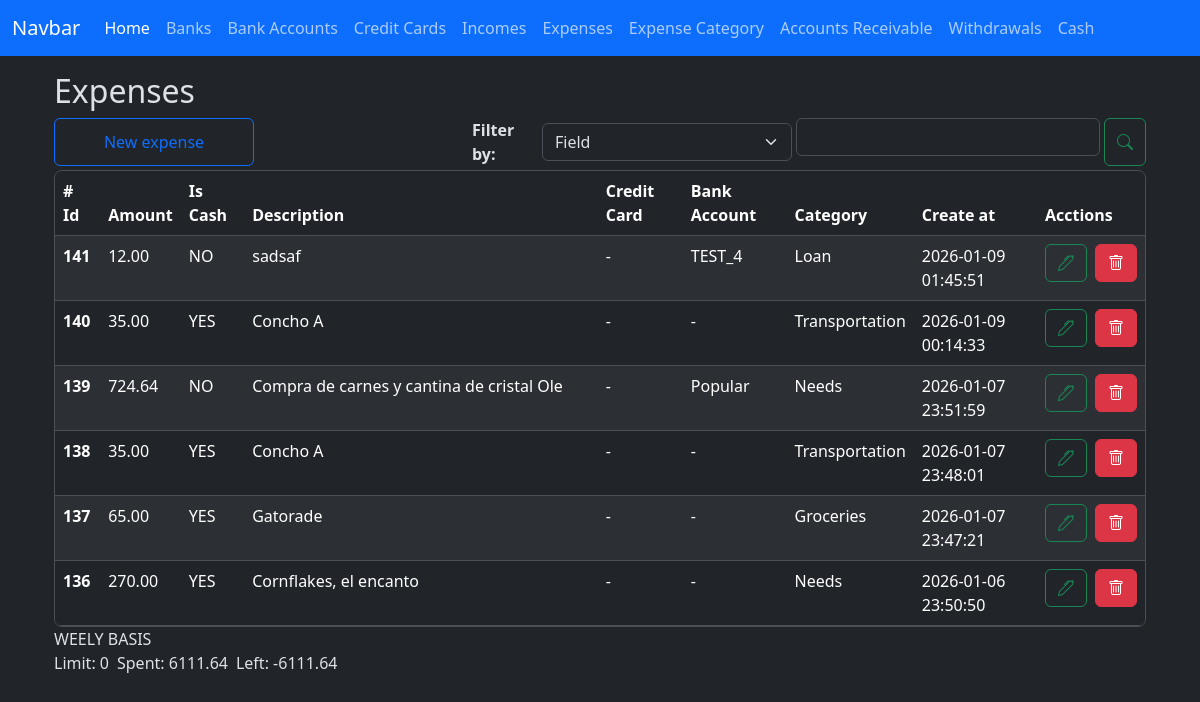
The app's page /expenses/index, older data.
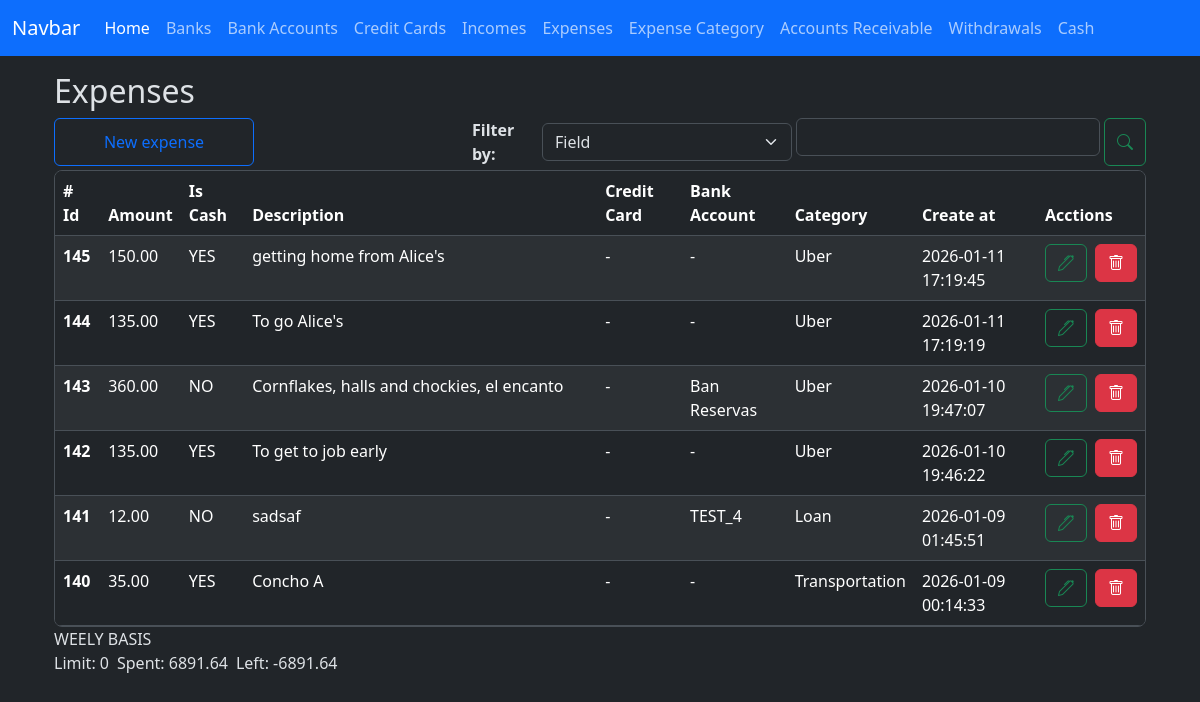
The same page, newer data.
### app/models/expense.py (models this page shows, shortened)
class Expense(db.Model):
    __tablename__ = 'expenses'
    id = db.Column(db.Integer, primary_key=True)
    amount = db.Column(db.Numeric(10,2), nullable=False)
    is_cash = db.Column(db.Boolean, nullable=False)
    credit_card_id = db.Column(db.Integer, db.ForeignKey('credit_cards.id'))
    bank_account_id = db.Column(db.Integer, db.ForeignKey('bank_accounts.id'))
    expense_category_id = db.Column(db.Integer, db.ForeignKey('expense_categories.id'))
    code = db.Column(db.String(50), nullable=False)
    description = db.Column(db.String(150), nullable=False)
    created_at = db.Column(db.DateTime(timezone=True), server_default=func.now())
    updated_at = db.Column(db.DateTime(timezone=True), onupdate=func.now())
    credit_card = relationship('CreditCard', back_populates='expenses')
    bank_account = relationship('BankAccount', back_populates='expenses')
    expense_category = relationship('ExpenseCategory', back_populates='expenses')

### app/models/bank_account.py (models this page shows)
class BankAccount(db.Model):
    __tablename__ = 'bank_accounts'
    id = db.Column(db.Integer, primary_key=True)
    nick_name = db.Column(db.String(120))
    amount_available = db.Column(db.Numeric(10, 2), nullable=False)
    is_active = db.Column(db.Boolean, default=True)
    account_number = db.Column(db.Integer, nullable=True)
    bank_id = db.Column(db.Integer, db.ForeignKey('banks.id'))
    created_at = db.Column(db.DateTime(timezone=True), server_default=func.now())
    updated_at = db.Column(db.DateTime(timezone=True), onupdate=func.now())
    bank = relationship('Bank', back_populates='bank_accounts')
    expenses = relationship('Expense', back_populates='bank_account', order_by='desc(Expense.created_at)')
    incomes = relationship('Income', back_populates='bank_account', order_by='desc(Income.created_at)')
    credit_card_payments = relationship('CreditCardPayment', back_populates='bank_account', order_by='desc(CreditCardPayment.created_at)')
    withdrawals = relationship('Withdrawal', back_populates='bank_account', order_by='desc(Withdrawal.created_at)')
    loans = relationship('Loan', back_populates='bank_account', order_by='desc(Loan.created_at)')
    loan_payments = relationship('LoanPayment', back_populates='bank_account', order_by='desc(LoanPayment.created_at)')
    transaction_ledger = relationship('BankAccountTransactionsLedger', back_populates='bank_account')
    outgoing_transfers = relationship('BankTransfer', foreign_keys='BankTransfer.from_bank_account_id', back_populates='from_bank_account', order_by='desc(BankTransfer.created_at)')
    incoming_transfers = relationship('BankTransfer', foreign_keys='BankTransfer.to_bank_account_id', back_populates='to_bank_account', order_by='desc(BankTransfer.created_at)')

### app/models/expense_category.py (models this page shows)
class ExpenseCategory(db.Model):
    __tablename__ = 'expense_categories'
    id = db.Column(db.Integer, primary_key=True)
    name = db.Column(db.String(100), nullable=False)
    limit = db.Column(db.Numeric(10,2), server_default='0')
    created_at = db.Column(db.DateTime(timezone=True), server_default=func.now())
    updated_at = db.Column(db.DateTime(timezone=True), onupdate=func.now())
    expenses = relationship('Expense', back_populates='expense_category', order_by='desc(Expense.created_at)')

### app/routes/expense_routes.py (the view)
@expense_bp.route('/index', methods=['GET'])
def index():
    credit_cards = credit_card.CreditCard.query.all()
    expense_categories = expense_category.ExpenseCategory.query.all()
    bank_accounts = bank_account.BankAccount.query.all()
    expenses = expense_controller.get_monthly_expenses_records()
    weekly = expense_controller.money_limit_spent_left_for_expenses(expenses)
    context = {
        'credit_cards': credit_cards,
        'expense_categories': expense_categories,
        'bank_accounts': bank_accounts,
        'expenses':expenses,
        'weekly': weekly,
        'format_amount': format_amount, #function
        'total_amount': total_amount, #function
    }
    return render_template('expenses/index.html', **context)

### app/controllers/expense_controller.py (called while the page is built)
def get_monthly_expenses_records():
    now = datetime.now()
    year = now.year
    month = now.month
    records = (
        Expense.query
        .filter(
            func.extract('year', Expense.created_at) == year,
            func.extract('month', Expense.created_at) == month
        )
        .order_by(Expense.created_at.desc())
        .all()
    )
    return records

def money_limit_spent_left_for_expenses(expenses):
    spent = Decimal()
    for e in expenses:
        spent += e.amount
    limit = ExpenseCategory.query.filter(ExpenseCategory is not None).with_entities(func.sum(ExpenseCategory.limit)).scalar() or Decimal(0.00)
    left = Decimal(limit - spent)
    weekly = {
        'limit': limit,
        'spent': spent,
        'left': left,
    }
    return weekly

### app/utils/numeric_casting.py (called while the page is built)
def format_amount(value):
    try:
        return f'{value:,.2f}';
    except Exception as e:
        return None

### app/templates/expenses/index.html (shortened to what the changed rows need)
{% extends 'layout.html' %}
{% block content %}
    <div class=" w-100">
        <h2>Expenses</h2>
        <div class="table-responsive overflow-y-auto border rounded-3 mt-1" style="max-height: 457px;">
            <table class="table table-striped table-hover" id="expenses-table">
                <thead class="sticky-top">
                    <tr>
                        <th scope="col"># Id</th>
                        <th scope="col">Amount</th>
                        <th scope="col">Is Cash</th>
                        <th scope="col">Description</th>
                        <th scope="col">Credit Card</th>
                        <th scope="col">Bank Account</th>
                        <th scope="col">Category</th>
                        <th scope="col">Create at</th>
                        <th scope="col">Acctions</th>
                    </tr>
                </thead>
                <tbody id="expenses-table-body">
                    {% for expense in expenses %}
                    <tr>
                        <th scope="row">{{ expense.id }}</th>
                        <td>{{ format_amount(expense.amount) or '-' }}</td>
                        <td><a id="filter-by-cash" class="filter_link" data-is-cash-value="{{ expense.is_cash }}">{{ 'YES' if expense.is_cash else 'NO' }}</a></td>
                        <td> {{ expense.description or '-' }} </td>
                        <td>{{ expense.credit_card.nick_name or '-' }}</td>
                        <td>{{ expense.bank_account.nick_name or '-' }}</td>
                        <td>{{ expense.expense_category.name.lower().title() or '-' }}</td>
                        <td>{{ expense.created_at }}</td>
                        <td>
                            <div class="d-flex gap-2">
                                <button
                                    type="button"
                                    class="btn btn-outline-success"
                                    data-bs-toggle="modal"
                                    data-bs-target="#edit-expense"
                                    data-expense-id="{{ expense.id }}"
                                    data-amount-id="{{ expense.amount }}"
                                    data-is-cash="{{ expense.is_cash }}"
                                    data-select-expense-category-id="{{ expense.expense_category_id }}"
                                    data-select-credit-card-id="{{ expense.credit_card_id }}"
                                    data-select-bank-account-id="{{ expense.bank_account_id }}"
                                    data-description="{{ expense.description }}"
                                >
                                    <i class="bi bi-pen"></i>
                                </button>
                                <a href="{{ url_for('expense.delete', id=expense.id) }}" class="btn btn-danger"><i class="bi bi-trash"></i></a>
                            </div>
                        </td>
                    </tr>
                    {% endfor %}
                </tbody>
            </table>
        </div>
        <section>
            <div class="d-flex flex-column">
                <div class="d-flex gap-2">
                    <div>
                        <label for="" id="weekly-spent">Spent: {{ weekly.spent }}</label>
                    </div>
                    <div>
                        <label for="" id="weekly-left">Left: {{ weekly.left }}</label>
                    </div>
                </div>
            </div>
        </section>
    </div>
    <link rel="stylesheet" href="https://cdn.jsdelivr.net/npm/flatpickr/dist/flatpickr.min.css">
    <link rel="stylesheet" href="https://cdn.jsdelivr.net/npm/bootstrap-icons@1.13.1/font/bootstrap-icons.min.css">
{% endblock %}

Row changes from the older to the newer data that the page shows:
no longer on this page (row unchanged): Expense: id "139", amount "724.64", is_cash "NO", description "Compra de carnes y cantina de cristal Ole", credit_card "-", bank_account "Popular", expense_category.name "Needs", created_at "2026-01-07 23:51:59"
no longer on this page (row unchanged): Expense: id "138", amount "35.00", is_cash "YES", description "Concho A", credit_card "-", bank_account "-", expense_category.name "Transportation", created_at "2026-01-07 23:48:01"
no longer on this page (row unchanged): Expense: id "137", amount "65.00", is_cash "YES", description "Gatorade", credit_card "-", bank_account "-", expense_category.name "Groceries", created_at "2026-01-07 23:47:21"
no longer on this page (row unchanged): Expense: id "136", amount "270.00", is_cash "YES", description "Cornflakes, el encanto", credit_card "-", bank_account "-", expense_category.name "Needs", created_at "2026-01-06 23:50:50"
added Expense: id "145", amount "150.00", is_cash "YES", description "getting home from Alice's", credit_card "-", bank_account "-", expense_category.name "Uber", created_at "2026-01-11 17:19:45"
added Expense: id "144", amount "135.00", is_cash "YES", description "To go Alice's", credit_card "-", bank_account "-", expense_category.name "Uber", created_at "2026-01-11 17:19:19"
added Expense: id "143", amount "360.00", is_cash "NO", description "Cornflakes, halls and chockies, el encanto", credit_card "-", bank_account "Ban Reservas", expense_category.name "Uber", created_at "2026-01-10 19:47:07"
added Expense: id "142", amount "135.00", is_cash "YES", description "To get to job early", credit_card "-", bank_account "-", expense_category.name "Uber", created_at "2026-01-10 19:46:22"
Text that changed along with them:
{{ weekly.spent }}: "6111.64" → "6891.64"
{{ weekly.left }}: "-6111.64" → "-6891.64"
